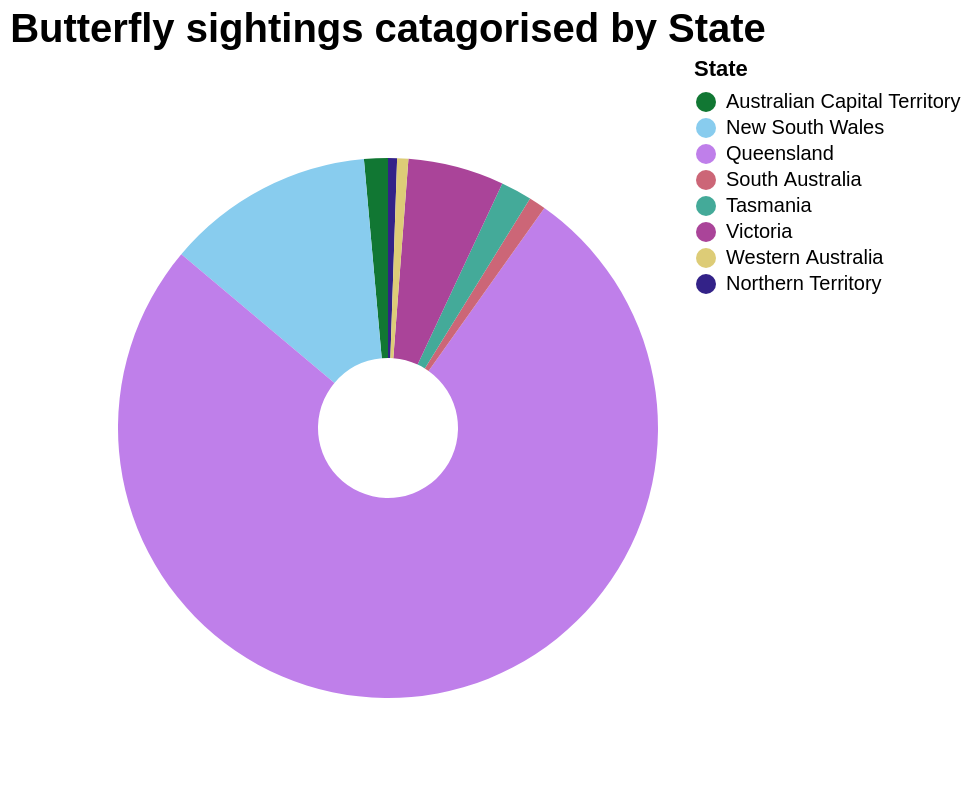

Vega-Lite specification for this chart:
### Vega-Lite specification from a JSON file in a GitHub repository (floating-point values rounded to 4 significant figures)
{"$schema": "https://vega.github.io/schema/vega-lite/v5.json", "width": 270, "height": 370, "title": {"text": "Butterfly sightings catagorised by State", "fontSize": 20, "align": "center"}, "data": {"values": [{"State": "Australian Capital Territory", "Sightings": 381}, {"State": "New South Wales", "Sightings": 3332}, {"State": "Northern Territory", "Sightings": 144}, {"State": "Queensland", "Sightings": 20411}, {"State": "South Australia", "Sightings": 272}, {"State": "Tasmania", "Sightings": 498}, {"State": "Victoria", "Sightings": 1538}, {"State": "Western Australia", "Sightings": 179}]}, "selection": {"continent_highlight": {"type": "multi", "fields": ["State"], "bind": "legend"}}, "mark": {"type": "arc", "innerRadius": 35, "tooltip": true}, "encoding": {"theta": {"field": "Sightings", "type": "quantitative"}, "color": {"field": "State", "type": "nominal", "scale": {"domain": ["Australian Capital Territory", "New South Wales", "Queensland", "South Australia", "Tasmania", "Victoria", "Western Australia", "Northern Territory"], "range": ["#117733", "#88CCEE", "#BF7FEA", "#CC6677", "#44AA99", "#AA4499", "#DDCC77", "#332288"]}}, "opacity": {"condition": {"selection": "continent_highlight", "value": 1}, "value": 0.3}}}
